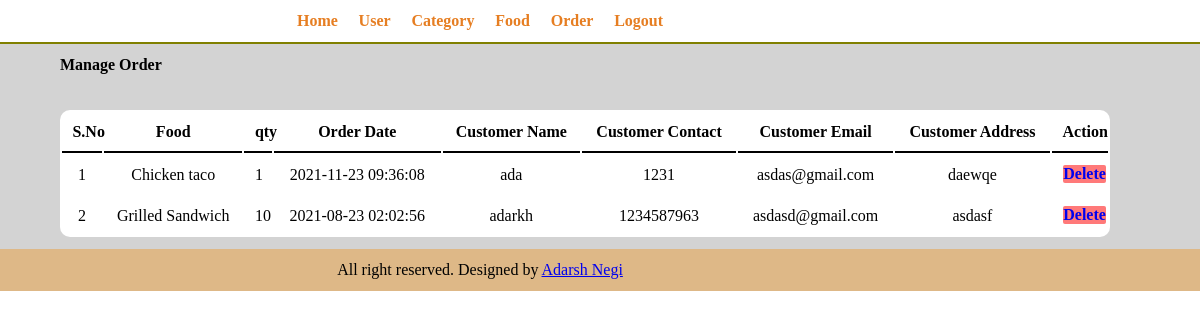
The app's page /restaurant/admin/manage-order.php (signed in) with its own data.
### tables this page shows
CREATE TABLE `tbl_order` (
  `id` int(10) UNSIGNED NOT NULL,
  `food` varchar(150) NOT NULL,
  `price` decimal(10,2) NOT NULL,
  `qty` int(11) NOT NULL,
  `total` decimal(10,2) NOT NULL,
  `order_date` timestamp NOT NULL DEFAULT current_timestamp(),
  `status` varchar(50) NOT NULL,
  `customer_name` varchar(150) NOT NULL,
  `customer_contact` varchar(20) NOT NULL,
  `customer_email` varchar(150) NOT NULL,
  `customer_address` varchar(150) NOT NULL
);

### restaurant/admin/manage-order.php (the view, shortened to what this page needs)
<?php
    include("parts/menu.php");
?>
    <div class="main-content">
        <div class="wrapper">
            <strong>Manage Order</strong>
            <table class="table-adm">
                <br><br><br>
                    <tr>
                        <th>S.No</td>
                        <th>Food</td>
                        <th>qty</th>
                        <th>Order Date</td>
                        <th>Customer Name</td>
                        <th>Customer Contact</th>
                        <th>Customer Email</th>
                        <th>Customer Address</th>
                        <th>Action</th>
                    </tr>
                <?php
                    $sql="SELECT * FROM tbl_order ORDER BY id DESC";
                    $res=mysqli_query($conn,$sql);
                    $sn=1;
                    if($res==TRUE)
                    {
                        $count=mysqli_num_rows($res);
                        if($count>0)
                        {
                            while($row=mysqli_fetch_assoc($res))
                            {
                                $id=$row['id'];
                                $food=$row['food'];
                                $qty=$row['qty'];
                                $order_date=$row['order_date'];
                                $customer_name=$row['customer_name'];
                                $customer_contact=$row['customer_contact'];
                                $customer_email=$row['customer_email'];
                                $customer_address=$row['customer_address'];
                            ?>
                            <tr>
                                <td><?php echo $sn++; ?></td>
                                <td><?php echo $food; ?></td>
                                <td><?php echo $qty; ?></td>
                                <td><?php echo $order_date; ?></td>
                                <td><?php echo $customer_name; ?></td>
                                <td><?php echo $customer_contact; ?></td>
                                <td><?php echo $customer_email; ?></td>
                                <td><?php echo $customer_address; ?></td>
                                <td>
                                    <a onclick="return confirm('are you sure you want to delete?')" class="btn-secondary" href="<?php echo SITEURL;?>/admin/delete-order.php?id=<?php echo $id;?>">Delete</a>
                                </td>
                            </tr>
                            <?php
                            }
                        }
                    }
                ?>
                </table>
            </div>
        </div>
<?php include("parts/footer.php")?>

### restaurant/css/admin.css (style rules this page uses)
* { margin: 0 0; padding: 0 0; }
.wrapper { padding: 1%; margin: 0 4%; width: 70%; }
.main-content { background-color: lightgray; }
.table-adm { background-color: white; border-radius: 10px; width: 125%; }
table tr th { padding: 1%; margin: 1%; border-bottom: 2px solid black; }
table tr td { padding: 1%; text-align: center; }
.btn-secondary { text-decoration: none; padding: 1%; background-color: #ff7979; font-weight: bold; border-radius: 2px; margin: 0 1%; }

### records on screen
tbl_order: food "Chicken taco", qty "1", order_date "2021-11-23 09:36:08", customer_name "ada", customer_contact "1231", customer_email "asdas@gmail.com", customer_address "daewqe"
tbl_order: food "Grilled Sandwich", qty "10", order_date "2021-08-23 02:02:56", customer_name "adarkh", customer_contact "1234587963", customer_email "asdasd@gmail.com", customer_address "asdasf"
